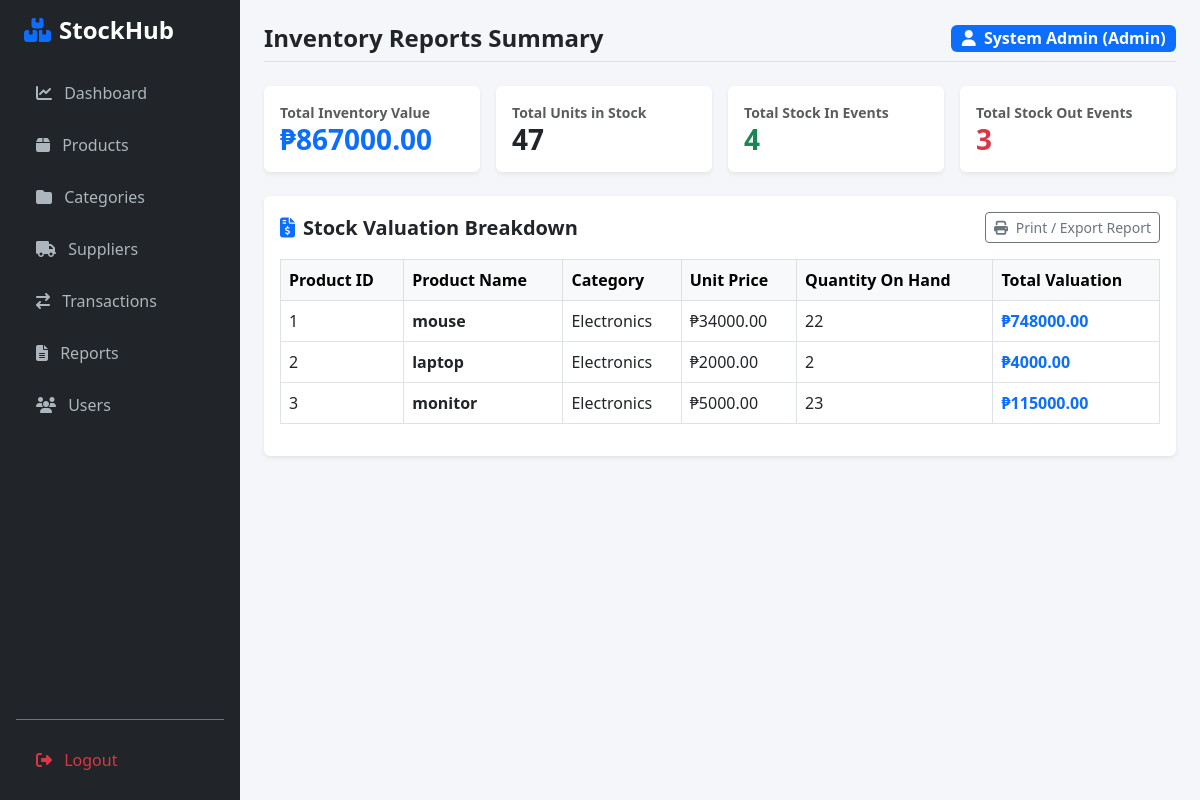
The app's page /reports (signed in), older data.
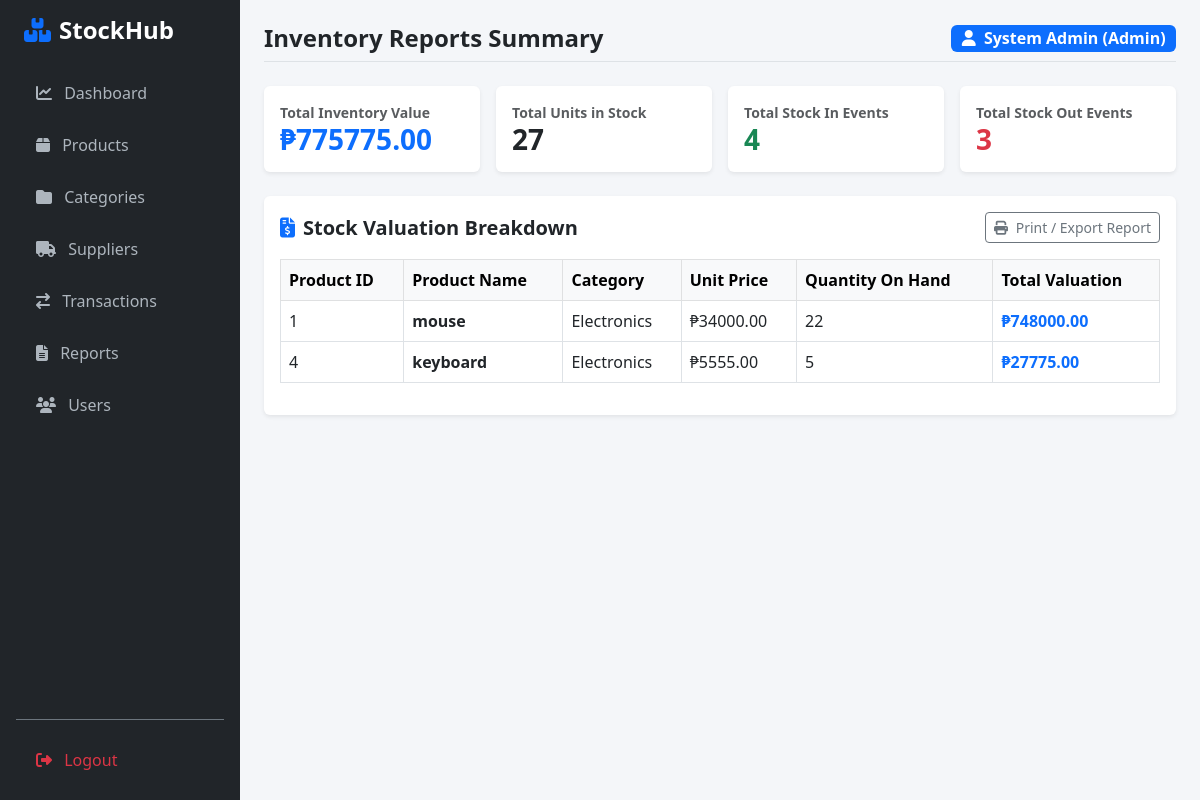
The same page, newer data.
### app/models.py (models this page shows)
class Product(db.Model):
    __tablename__ = 'products'
    id = db.Column(db.Integer, primary_key=True)
    name = db.Column(db.String(100), nullable=False)
    quantity = db.Column(db.Integer, default=0)
    price = db.Column(db.Float, default=0.0)
    category_id = db.Column(db.Integer, db.ForeignKey('categories.id'), nullable=True)
    supplier_id = db.Column(db.Integer, db.ForeignKey('suppliers.id'), nullable=True)

class Category(db.Model):
    __tablename__ = 'categories'
    id = db.Column(db.Integer, primary_key=True)
    category_name = db.Column(db.String(100), nullable=False)
    description = db.Column(db.Text)
    created_at = db.Column(db.DateTime, default=datetime.utcnow)
    products = db.relationship('Product', backref='category', lazy=True)

### app/routes.py (the view)
@main.route('/reports')
@login_required
def reports():
    products = Product.query.all()
    total_inventory_value = sum(p.quantity * p.price for p in products)
    total_units_in_stock = sum(p.quantity for p in products)
    total_stock_in_txns = Transaction.query.filter_by(transaction_type='STOCK_IN').count()
    total_stock_out_txns = Transaction.query.filter_by(transaction_type='STOCK_OUT').count()
    return render_template('reports.html',
                           products=products,
                           total_inventory_value=total_inventory_value,
                           total_units_in_stock=total_units_in_stock,
                           total_stock_in_txns=total_stock_in_txns,
                           total_stock_out_txns=total_stock_out_txns)

### app/templates/reports.html
{% extends "base.html" %}
{% block page_title %}Inventory Reports Summary{% endblock %}
{% block content %}
<div class="row g-3 mb-4">
    <div class="col-md-3">
        <div class="card shadow-sm border-0 p-3">
            <small class="text-muted fw-bold">Total Inventory Value</small>
            <h3 class="fw-bold text-primary mb-0">₱{{ "%.2f"|format(total_inventory_value) }}</h3>
        </div>
    </div>
    <div class="col-md-3">
        <div class="card shadow-sm border-0 p-3">
            <small class="text-muted fw-bold">Total Units in Stock</small>
            <h3 class="fw-bold text-dark mb-0">{{ total_units_in_stock }}</h3>
        </div>
    </div>
    <div class="col-md-3">
        <div class="card shadow-sm border-0 p-3">
            <small class="text-muted fw-bold">Total Stock In Events</small>
            <h3 class="fw-bold text-success mb-0">{{ total_stock_in_txns }}</h3>
        </div>
    </div>
    <div class="col-md-3">
        <div class="card shadow-sm border-0 p-3">
            <small class="text-muted fw-bold">Total Stock Out Events</small>
            <h3 class="fw-bold text-danger mb-0">{{ total_stock_out_txns }}</h3>
        </div>
    </div>
</div>
<div class="card shadow-sm border-0 p-3">
    <div class="d-flex justify-content-between align-items-center mb-3">
        <h5 class="fw-bold mb-0"><i class="fa-solid fa-file-invoice-dollar me-2 text-primary"></i>Stock Valuation Breakdown</h5>
        <button onclick="window.print()" class="btn btn-sm btn-outline-secondary">
            <i class="fa-solid fa-print me-1"></i> Print / Export Report
        </button>
    </div>
    <div class="table-responsive">
        <table class="table table-bordered table-hover align-middle">
            <thead class="table-light">
                <tr>
                    <th>Product ID</th>
                    <th>Product Name</th>
                    <th>Category</th>
                    <th>Unit Price</th>
                    <th>Quantity On Hand</th>
                    <th>Total Valuation</th>
                </tr>
            </thead>
            <tbody>
                {% for product in products %}
                <tr>
                    <td>{{ product.id }}</td>
                    <td class="fw-bold">{{ product.name }}</td>
                    <td>{{ product.category.category_name if product.category else 'Uncategorized' }}</td>
                    <td>₱{{ "%.2f"|format(product.price) }}</td>
                    <td>{{ product.quantity }}</td>
                    <td class="fw-bold text-primary">₱{{ "%.2f"|format(product.quantity * product.price) }}</td>
                </tr>
                {% else %}
                <tr>
                    <td colspan="6" class="text-center text-muted py-4">No inventory data available.</td>
                </tr>
                {% endfor %}
            </tbody>
        </table>
    </div>
</div>
{% endblock %}

Row changes from the older to the newer data that the page shows:
removed Product: id "2", name "laptop", category "Electronics", price "2000.00", quantity "2", product.quantity*product.price "4000.00"
removed Product: id "3", name "monitor", category "Electronics", price "5000.00", quantity "23", product.quantity*product.price "115000.00"
added Product: id "4", name "keyboard", category "Electronics", price "5555.00", quantity "5", product.quantity*product.price "27775.00"
Text that changed along with them:
{{ "%.2f"|format(total_inventory_value) }}: "867000.00" → "775775.00"
{{ total_units_in_stock }}: "47" → "27"
